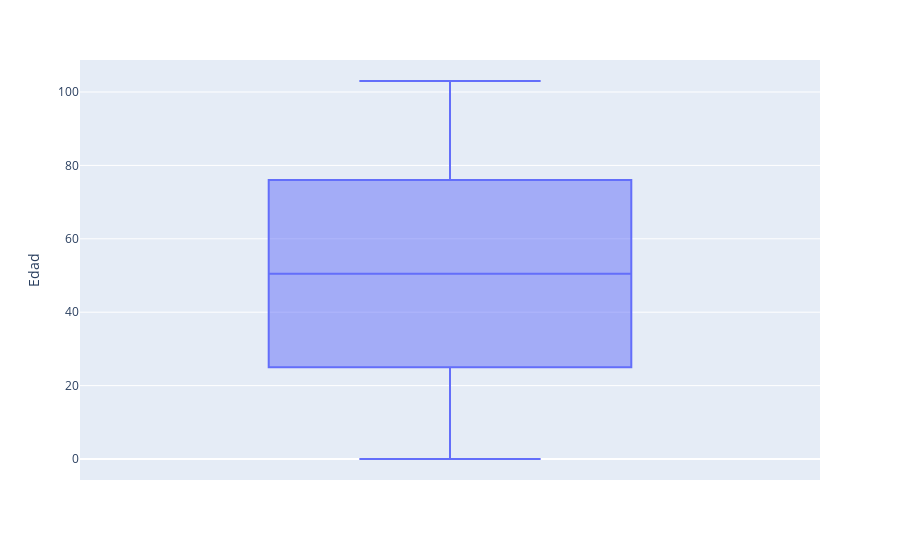

The code cell stored with this chart in its notebook:
### Code cell
#Simetría- distribución de las edades de los contagiados
#Symmetry -distribution of the ages of the infected
Ages=df.groupby('Edad')['ID_caso'].count().to_frame().reset_index().rename({'ID_caso':'Casos'},axis='columns')
figure10=px.box(Ages,y='Edad')
figure10.show()

### Figure 1 — Plotly figure (JSON) as saved in the notebook; plotly's stock layout.template omitted (floating-point values rounded to 4 significant figures)
{"data": [{"alignmentgroup": "True", "hovertemplate": "Edad=%{y}<extra></extra>", "legendgroup": "", "marker": {"color": "#636efa"}, "name": "", "notched": false, "offsetgroup": "", "orientation": "v", "showlegend": false, "type": "box", "x0": " ", "xaxis": "x", "y": [0, 1, 2, 3, 4, 5, 6, 7, 8, 9, 10, 11, 12, 13, 14, 15, 16, 17, 18, 19, 20, 21, 22, 23, 24, 25, 26, 27, 28, 29, 30, 31, 32, 33, 34, 35, 36, 37, 38, 39, 40, 41, 42, 43, 44, 45, 46, 47, 48, 49, 50, 51, 52, 53, 54, 55, 56, 57, 58, 59, 60, 61, 62, 63, 64, 65, 66, 67, 68, 69, 70, 71, 72, 73, 74, 75, 76, 77, 78, 79, 80, 81, 82, 83, 84, 85, 86, 87, 88, 89, 90, 91, 92, 93, 94, 95, 96, 97, 98, 99, 100, 103], "y0": " ", "yaxis": "y"}], "layout": {"boxmode": "group", "legend": {"tracegroupgap": 0}, "margin": {"t": 60}, "xaxis": {"anchor": "y", "domain": [0, 1]}, "yaxis": {"anchor": "x", "domain": [0, 1], "title": {"text": "Edad"}}}}
